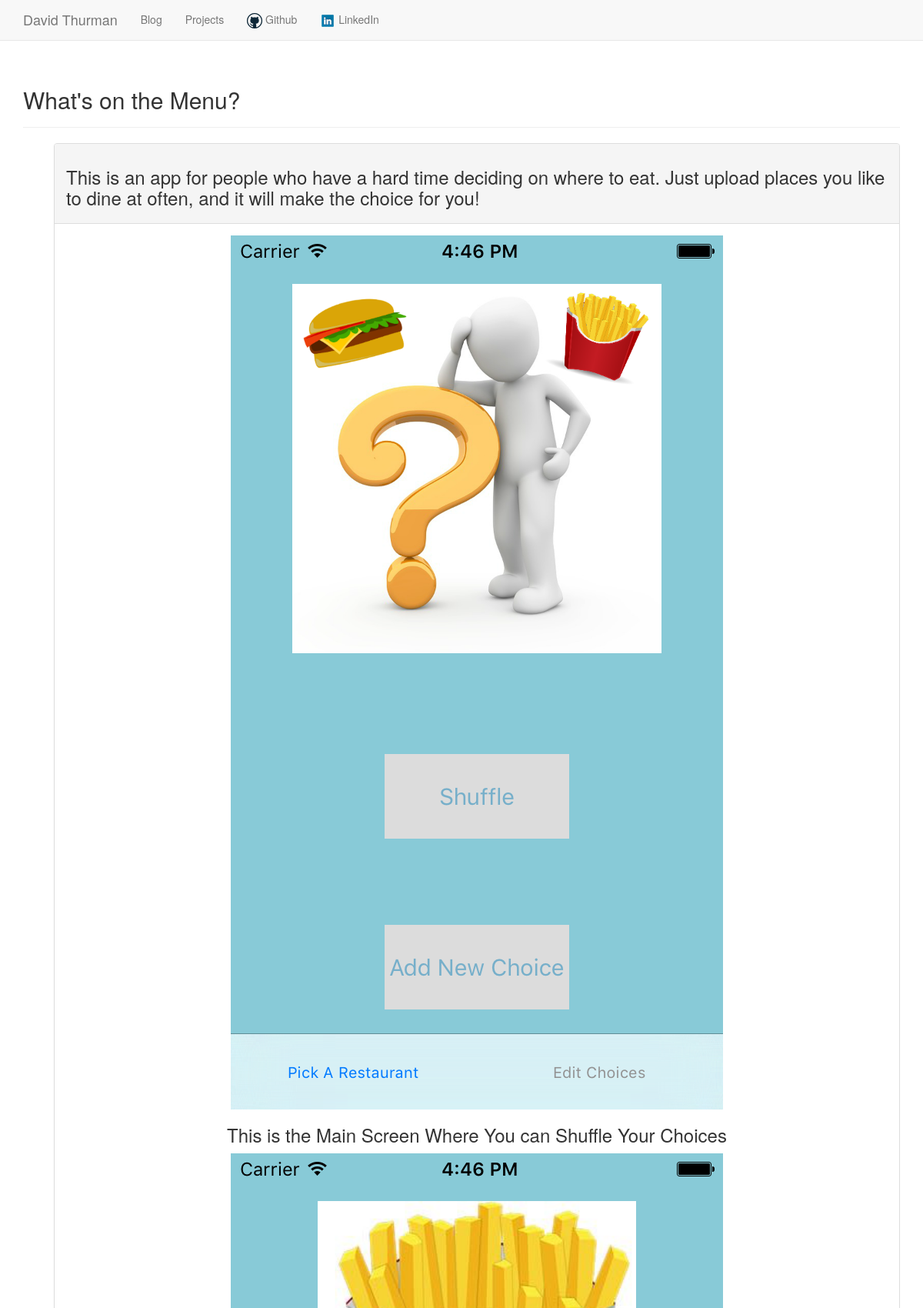
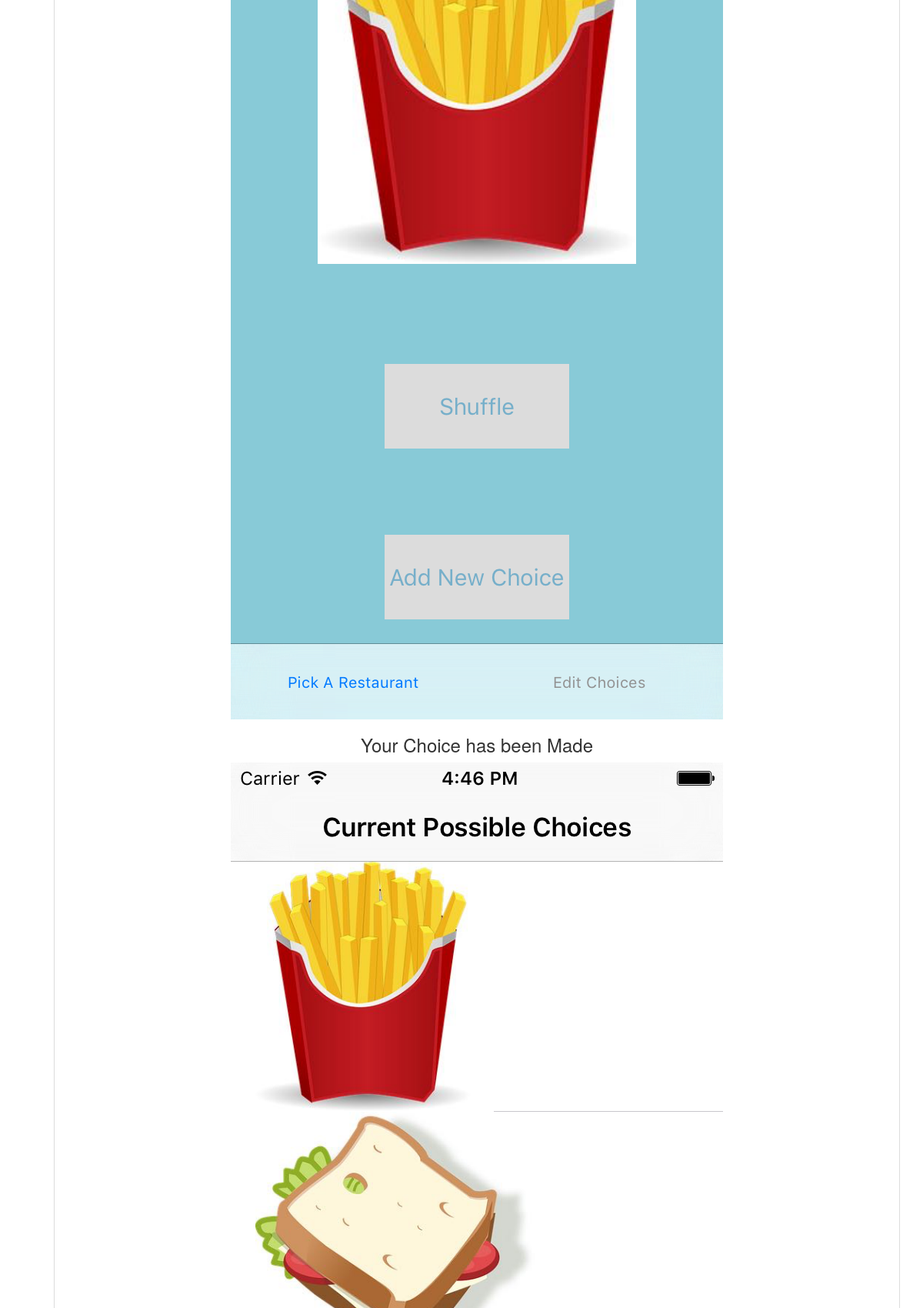
/projects/10/ (upper part), run on the app's committed database (2 pictures, top to bottom).
### blog/models.py (models this page shows, shortened)
class Project(models.Model):
	title = models.TextField(default="Title")
	text = models.TextField()
	date_added = models.DateTimeField(auto_now_add = True)
	def __str__(self):
		return self.title

class Picture(models.Model):
	project = models.ForeignKey(Project)
	url = models.TextField()
	title = models.TextField()

### blog/views.py (the view)
# urls.py: url(r'^projects/(?P<project_id>\d+)/$', views.project, name = 'project'),
def project(request, project_id):
	project = Project.objects.get(id = project_id)
	pictures = project.picture_set.order_by('id')
	context = {'pictures': pictures, 'project': project}
	return render(request, 'blog/project.html', context)

### blog/templates/blog/project.html (shortened to what this page needs)
{% extends 'blog/base.html' %}
{% load staticfiles %}
{% block header %}
	<link rel="stylesheet" href="{% static 'css/index.css' %}">
	<h2>{{ project }}</h2>
{% endblock header %}
{% block content %}
	<ul>
			<div class="panel panel-default">
				<div class="panel-heading">
					<h3>
						{{ project.text }}
					</h3>
				</div>
				<div class="panel-body">
					{% for x in pictures %}
						<img class="projectPic" src="{% static x.url %}"/>
						<h3 class="projectTitle">{{ x.title }}</h3>
					{% endfor %}
				</div>
			</div>
	</ul>
{% endblock content %}

### blog/static/css/index.css (style rules this page uses)
img.projectPic { display: block; margin: auto; }
h3.projectTitle { text-align: center; }
html { background: url(images/background.jpg) no-repeat center center fixed; -webkit-background-size: cover; -moz-background-size: cover; -o-background-size: cover; background-size: cover; }

### data on the page
Project: title "What's on the Menu?", text "This is an app for people who have a hard time deciding on where to eat. Just upload places you like to dine at often, and it will make the choice for you!"
Picture: url (picture), title "This is the Main Screen Where You can Shuffle Your Choices"
Picture: url (picture), title "Your Choice has been Made"
Picture: url (picture)
